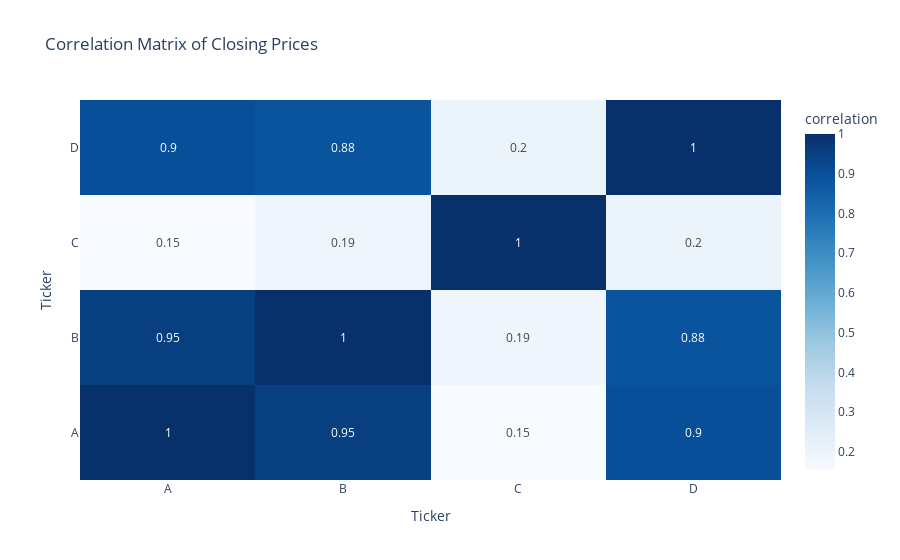

Notebook code for this chart:
### Markdown cell above
# Correlation Analysis

### Code cell
correlation_matrix = pivot_data.corr()
fig = go.Figure(
    data=go.Heatmap(
        z=correlation_matrix,
        x=correlation_matrix.columns,
        y=correlation_matrix.columns,
        colorscale='blues',
        colorbar=dict(title='correlation'),
        text=correlation_matrix.round(2).values,
        texttemplate="%{text}"
    )
)
fig.update_layout(
    title='Correlation Matrix of Closing Prices',
    xaxis_title="Ticker",
    yaxis_title="Ticker",
)
fig.show()

### Figure 1 — Plotly figure (JSON) as saved in the notebook; plotly's stock layout.template omitted (floating-point values rounded to 4 significant figures)
{"data": [{"colorbar": {"title": {"text": "correlation"}}, "colorscale": [[0, "rgb(247,251,255)"], [0.125, "rgb(222,235,247)"], [0.25, "rgb(198,219,239)"], [0.375, "rgb(158,202,225)"], [0.5, "rgb(107,174,214)"], [0.625, "rgb(66,146,198)"], [0.75, "rgb(33,113,181)"], [0.875, "rgb(8,81,156)"], [1, "rgb(8,48,107)"]], "text": [[1, 0.95, 0.15, 0.9], [0.95, 1, 0.19, 0.88], [0.15, 0.19, 1, 0.2], [0.9, 0.88, 0.2, 1]], "texttemplate": "%{text}", "type": "heatmap", "x": ["A", "B", "C", "D"], "y": ["A", "B", "C", "D"], "z": [[1, 0.953, 0.1544, 0.9017], [0.953, 1, 0.1913, 0.8845], [0.1544, 0.1913, 1, 0.201], [0.9017, 0.8845, 0.201, 1]]}], "layout": {"title": {"text": "Correlation Matrix of Closing Prices"}, "xaxis": {"title": {"text": "Ticker"}}, "yaxis": {"title": {"text": "Ticker"}}}}
